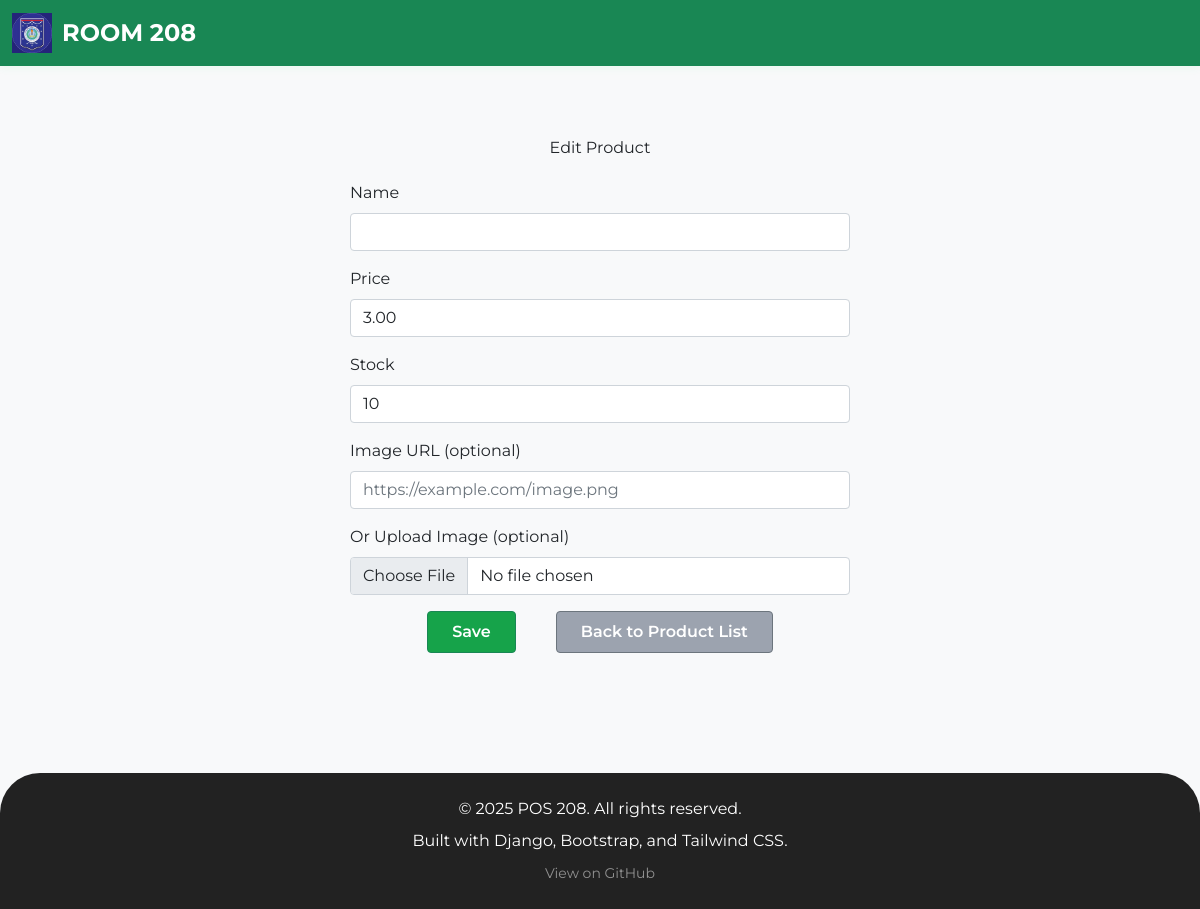
The page /product/edit/47/ on the database as committed earlier.
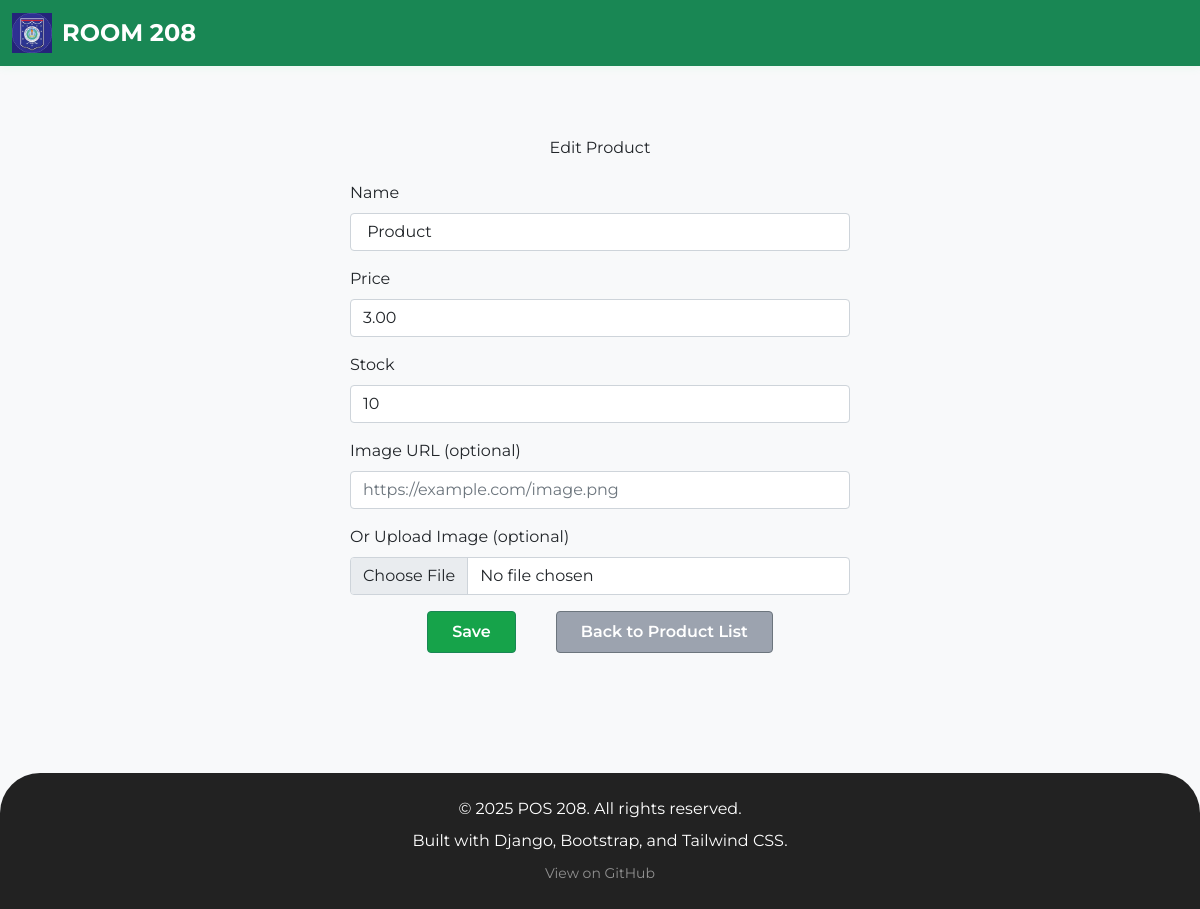
The same page on the database as committed later.
### my_web_app/models.py (models this page shows, shortened)
class Product(models.Model):
    name = models.CharField(max_length=100)
    price = models.DecimalField(max_digits=10, decimal_places=2)
    stock = models.PositiveIntegerField()
    image = models.ImageField(upload_to='product_images/', blank=True, null=True)

### my_web_app/views.py (the view, shortened to what this page needs)
# urls.py: path('product/edit/<int:product_id>/', views.edit_product, name='edit_product'),
def edit_product(request, product_id):
    from .models import ProductImage
    try:
        product = Product.objects.get(pk=product_id)
    except Product.DoesNotExist:
        return HttpResponse("Product not found", status=404)
    latest_image_url = product.images.last().image_url if product.images.exists() else ''
    return render(request, 'edit_product.html', {'product': product, 'latest_image_url': latest_image_url})

### my_web_app/templates/edit_product.html (shortened to what this page needs)
{% extends 'base.html' %}
{% block content %}
<script src="https://cdn.tailwindcss.com"></script>
<div class="container py-5">
    <h2 class="mb-4 text-center">Edit Product</h2>
    <form method="post" enctype="multipart/form-data" class="mx-auto" style="max-width: 500px;">
        <div class="mb-3">
            <label class="form-label">Name</label>
            <input type="text" name="name" class="form-control" value="{{ product.name }}" required>
        </div>
        <div class="mb-3">
            <label class="form-label">Price</label>
            <input type="number" step="0.01" name="price" class="form-control" value="{{ product.price }}" required>
        </div>
        <div class="mb-3">
            <label class="form-label">Stock</label>
            <input type="number" name="stock" class="form-control" value="{{ product.stock }}" required>
        </div>
        <div class="mb-3">
            <label class="form-label">Image URL (optional)</label>
            <input type="url" name="image" class="form-control" placeholder="https://example.com/image.png"
                value="{{ latest_image_url }}">
        </div>
        <div class="mb-3">
            <label class="form-label">Or Upload Image (optional)</label>
            <input type="file" name="image_file" class="form-control" accept="image/*">
</div>
<div class="flex justify-center items-center gap-10 text-center">
    <button type="submit" class="btn btn-success bg-green-600 hover:bg-green-700 text-white font-semibold py-2 px-6 rounded">
        Save
    </button>
    <a href="{% url 'product' %}" class="btn btn-secondary bg-gray-400 hover:bg-gray-500 text-white font-semibold py-2 px-6 rounded">
        Back to Product List
    </a>
</div>
</form>
</div>
{% endblock content %}

Rows that differ between the two databases and show on the page:
changed Product: name (not shown) → "Product"
